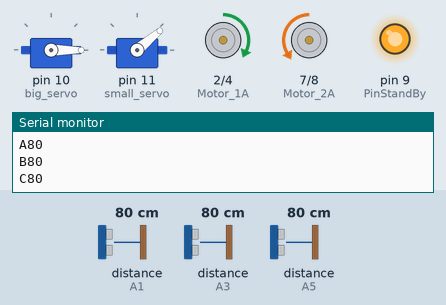
Recording of a sketch running on a simulated Arduino Uno, built with avr-gcc and run on an emulated ATmega328P. On the bench: 2 × servo, motor-driver pin pairs drawn as motors (green arrow = first pin HIGH = forward, orange = second pin HIGH = backward, longer = more drive, scaled by the enable pin, stopped while the standby pin is LOW), output pins drawn as LEDs (lit = HIGH), the last lines printed to the serial monitor. Inputs (shaded band) come from the test bench; at power-on: distance to the obstacle (sensors on A1, A3, A5) 80 cm.

Above: at 1.2 s.
1.3 s: distance to the obstacle (sensor on A1) set to 27 cm
2.8 s: distance to the obstacle (sensor on A1) set to 22 cm
At 3.2 s:
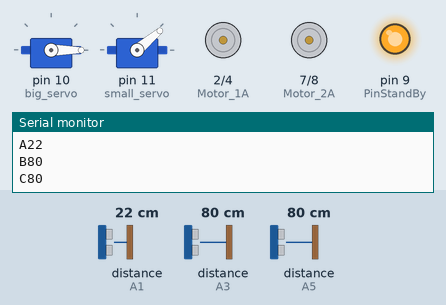
At 5.3 s:
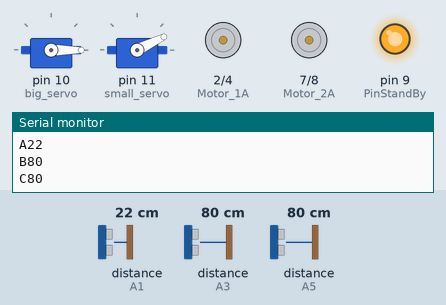
5.8 s: distance to the obstacle (sensor on A3) set to 22 cm
8.8 s: distance to the obstacle (sensor on A3) set to 18 cm
At 9.5 s:
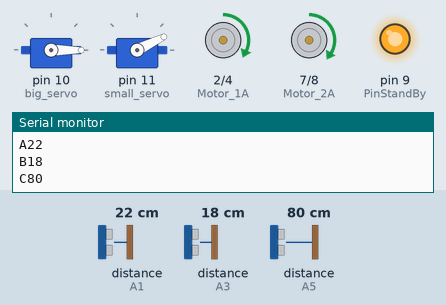
10.5 s: distance to the obstacle (sensor on A5) set to 20 cm
12.0 s: distance to the obstacle (sensor on A5) set to 17 cm
At 13.0 s:
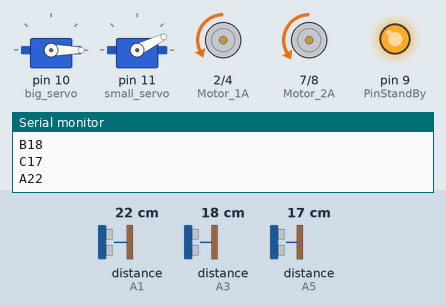
Timing chart, 0 to 14.5 s (numbered marks = the images above; inputs shaded):
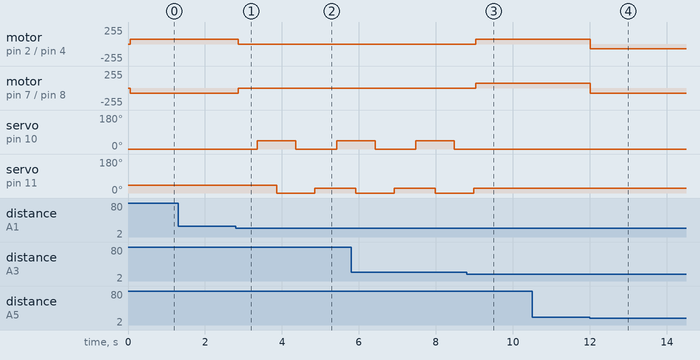

Measured:
- the behaviour switches between 25 and 24 cm on distance to the obstacle (sensor on A1) (found by bisection; images 0 and 1)
- the behaviour switches between 20 and 19 cm on distance to the obstacle (sensor on A3) (found by bisection; images 2 and 3)
- the behaviour switches between 19 and 18 cm on distance to the obstacle (sensor on A5) (found by bisection; images 3 and 4)
- after the input at 2.8 s, motor on pin 2 (Motor_1A) / pin 4 (Motor_1B): forward 69/255 → stopped after 0.06 s; motor on pin 7 (Motor_2A) / pin 8 (Motor_2B): backward 75/255 → stopped after 0.06 s
- after the input at 8.8 s, motor on pin 2 (Motor_1A) / pin 4 (Motor_1B): stopped → forward 69/255 after 0.24 s; motor on pin 7 (Motor_2A) / pin 8 (Motor_2B): stopped → forward 75/255 after 0.24 s; servo on pin 10 (big_servo): stays 0° (without the input it goes to 45° after 0.74 s); servo on pin 11 (small_servo): goes on until 9.0 s, then stays 26°
- after the input at 12.0 s, motor on pin 2 (Motor_1A) / pin 4 (Motor_1B): forward 69/255 → backward 69/255 at once; motor on pin 7 (Motor_2A) / pin 8 (Motor_2B): forward 75/255 → backward 75/255 at once

The sketch:

Project_Code.ino
```cpp
#include <Servo.h>
#define big_servo 10            // pin10 assigned for Larger servo
#define small_servo 11          // pin11 assigned for smaller servo
#include <SharpIR.h>
#define IRAPin A1
#define IRBPin A3
#define IRCPin A5


int distanceA;
int distanceB;
int distanceC;

int lim = 20;
int lim2 = 25;
int temp = 0;
int servo_big_angle = 45;
int servo_small_angle = 26;

SharpIR sensorA( SharpIR::GP2Y0A21YK0F, IRAPin );
SharpIR sensorB( SharpIR::GP2Y0A21YK0F, IRBPin );
SharpIR sensorC( SharpIR::GP2Y0A21YK0F, IRCPin );

Servo servo_big;
Servo servo_small;

// Pin Allocation for Motors
const int Motor_1A = 2;         //pin1 assigned for motor 1
const int Motor_1B = 4;         //pin2 assigned for motor 1
const int Motor_2A = 7;         //pin1 assigned for motor 2
const int Motor_2B = 8;         //pin2 assigned for motor 2
const int robotA_speed_pin = 5;
const int robotB_speed_pin = 3;
const int PinStandBy = 9;
const int speed_controller=A0;

// Assigning initial values to the variables for motor rotation
boolean M1A = 0;
boolean M1B = 0;
boolean M2A = 0;
boolean M2B = 0;
boolean StandBy = 0;
boolean rotDirection = 0;
unsigned char speed_value = 0;

void MoveForward ( int speed_value)
{
  M1A=true;
  M1B=false;
  M2A=false;
  M2B=true;
  digitalWrite(Motor_1A,M1A);
  digitalWrite(Motor_1B,M1B);
  digitalWrite(Motor_2A,M2A);
  digitalWrite(Motor_2B,M2B);
  analogWrite(robotA_speed_pin,speed_value-6);
  analogWrite(robotB_speed_pin,speed_value);
}
void MoveLeft ( int speed_value)
{
  M1A=false;
  M1B=true;
  M2A=false;
  M2B=true;
  digitalWrite(Motor_1A,M1A);
  digitalWrite(Motor_1B,M1B);
  digitalWrite(Motor_2A,M2A);
  digitalWrite(Motor_2B,M2B);
  analogWrite(robotA_speed_pin,speed_value-6);
  analogWrite(robotB_speed_pin,speed_value);
}
void MoveRight ( int speed_value)
{
  M1A=true;
  M1B=false;
  M2A=true;
  M2B=false;
  digitalWrite(Motor_1A,M1A);
  digitalWrite(Motor_1B,M1B);
  digitalWrite(Motor_2A,M2A);
  digitalWrite(Motor_2B,M2B);
  analogWrite(robotA_speed_pin,speed_value-6);
  analogWrite(robotB_speed_pin,speed_value);
}
void Stop ()
{
  M1A=false;
  M1B=false;
  M2A=false;
  M2B=false;
  digitalWrite(Motor_1A,M1A);
  digitalWrite(Motor_1B,M1B);
  digitalWrite(Motor_2A,M2A);
  digitalWrite(Motor_2B,M2B);
  analogWrite(robotA_speed_pin,speed_value);
  analogWrite(robotB_speed_pin,speed_value);
}

void Grab_Object()
{
  servo_small.write(0);
  delay(500);
  servo_big.write(servo_big_angle);
  delay(500);
  servo_small.write(servo_small_angle);
  delay(500);
  servo_big.write(0);
}

void Release_Object()
{
  servo_big.write(0);
  delay(500);
  servo_big.write(servo_big_angle);
  delay(500);
  servo_small.write(0);
  delay(500);
  servo_big.write(0);
  delay(500);
  servo_small.write(servo_small_angle);
}
void setup()
{
  pinMode(Motor_1A,OUTPUT);
  pinMode(Motor_1B,OUTPUT);
  pinMode(Motor_2A,OUTPUT);
  pinMode(Motor_2B,OUTPUT);
  pinMode(robotA_speed_pin,OUTPUT);
  pinMode(robotB_speed_pin,OUTPUT);
  pinMode(PinStandBy,OUTPUT);
  pinMode(speed_controller,INPUT);
  Serial.begin(9600);  //Initialize the serial port
  StandBy = true;
  digitalWrite(PinStandBy,StandBy);

  servo_big.attach(big_servo);
  servo_small.attach(small_servo);
  servo_big.write(0);
  servo_small.write(40);

 }


void loop()
{
  // setting robot's speed
  int speed_val;
  speed_value = 75;
  //speed_val=analogRead(speed_controller);
  //speed_value=map(speed_val,0,1023,0,250);
  //delay(500);
  distanceA = sensorA.getDistance();
  distanceB = sensorB.getDistance();
  distanceC = sensorC.getDistance();
  Serial.print("A");
  Serial.println(distanceA);
  Serial.print("B");

  Serial.println(distanceB);
  Serial.print("C");
  Serial.println(distanceC);

  /*if(temp == 0)  //grab cube
  {
    Stop();
    //delay(500);
    Grab_Object();
    temp = 1;
    }*/

  if(distanceB < lim || distanceC < lim  || distanceA < lim)  //left corner
  {
    if(distanceB < distanceC){
      MoveRight(speed_value);
      delay(1);
     // temp = temp++;
    }
    else{
      MoveLeft(speed_value);
      delay(1);
     // temp = temp++;
    }
  }

  /*else if( distanceA < lim )  //grab cube
  {
    Stop();
    //delay(500);
    Grab_Object();
    }*/

  else if(distanceA < lim2)
  {
    Stop();
    //delay(500);
    Release_Object();
    }

  else
  {
    MoveForward(speed_value);
    temp = 0;
    }
}
```
